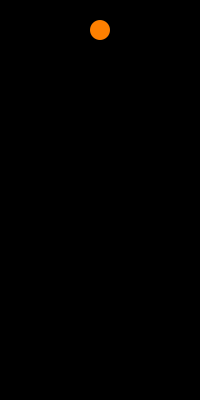
Frame 1 (no input)
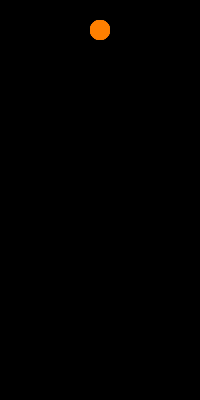
Frame 60 (the mouse pressed at the canvas centre just before this capture)
Frame 120 (the mouse held since frame 60 and released just before this capture): identical to frame 60, image omitted

The Processing sketch that drew these frames (run headless with seeded random() and noise(); from frame 60 on, the mouse is pressed at the canvas centre):

// Processing sketch: sketch_200615_linearMotion4
// ── sketch_200615_linearMotion4.pde
int dia = 20;  //diameter
float posX = 100.0;   //position X
float posY = 30.0;   //position Y
float spd = 5.0;        //speed
int flagK = 0;  //flag by keyboard

void setup() {   // Initialize
  size(200, 400);    //window
  background(0, 0, 0); //black
  noStroke();    //lineless
  frameRate(60);
}

void draw() {    // main loop  
  fill(0,0,0,10);  //clear color
  rect(0, 0, width, height);
  
  fill(255,128,0);  //circle color
  if (flagK == 0) {  //watch at flag
    ellipse(posX, posY, dia, dia);  //circle
  } else {
    if (posY >= height-dia/2) {
      posY = height-dia/2;
    }
    posY = posY + spd;  //moving
    ellipse(posX, posY, dia, dia);  //circle
  }
}

void keyPressed() {
  if (key == ' ') {  //space
    flagK = 1;  //clear mode set
  }
}
